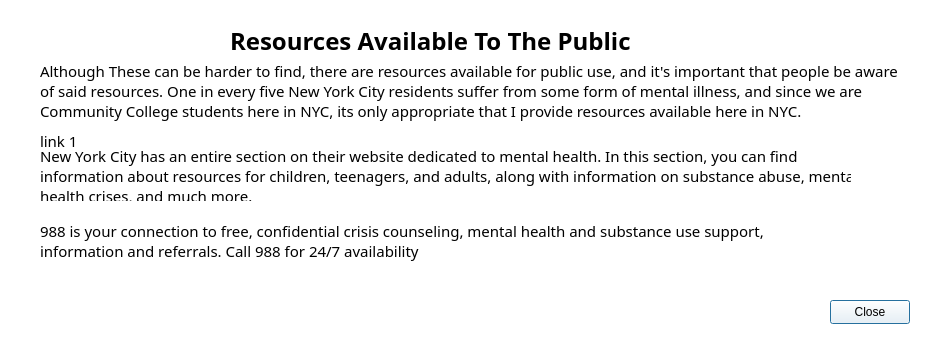
<?xml version="1.0" encoding="UTF-8"?>
<ui version="4.0">
 <class>publicinfo</class>
 <widget class="QDialog" name="publicinfo">
  <property name="geometry">
   <rect>
    <x>0</x>
    <y>0</y>
    <width>936</width>
    <height>349</height>
   </rect>
  </property>
  <property name="palette">
   <palette>
    <active>
     <colorrole role="WindowText">
      <brush brushstyle="SolidPattern">
       <color alpha="255">
        <red>0</red>
        <green>0</green>
        <blue>0</blue>
       </color>
      </brush>
     </colorrole>
     <colorrole role="Button">
      <brush brushstyle="SolidPattern">
       <color alpha="255">
        <red>255</red>
        <green>255</green>
        <blue>255</blue>
       </color>
      </brush>
     </colorrole>
     <colorrole role="Light">
      <brush brushstyle="SolidPattern">
       <color alpha="255">
        <red>255</red>
        <green>255</green>
        <blue>255</blue>
       </color>
      </brush>
     </colorrole>
     <colorrole role="Midlight">
      <brush brushstyle="SolidPattern">
       <color alpha="255">
        <red>255</red>
        <green>255</green>
        <blue>255</blue>
       </color>
      </brush>
     </colorrole>
     <colorrole role="Dark">
      <brush brushstyle="SolidPattern">
       <color alpha="255">
        <red>127</red>
        <green>127</green>
        <blue>127</blue>
       </color>
      </brush>
     </colorrole>
     <colorrole role="Mid">
      <brush brushstyle="SolidPattern">
       <color alpha="255">
        <red>170</red>
        <green>170</green>
        <blue>170</blue>
       </color>
      </brush>
     </colorrole>
     <colorrole role="Text">
      <brush brushstyle="SolidPattern">
       <color alpha="255">
        <red>0</red>
        <green>0</green>
        <blue>0</blue>
       </color>
      </brush>
     </colorrole>
     <colorrole role="BrightText">
      <brush brushstyle="SolidPattern">
       <color alpha="255">
        <red>255</red>
        <green>255</green>
        <blue>255</blue>
       </color>
      </brush>
     </colorrole>
     <colorrole role="ButtonText">
      <brush brushstyle="SolidPattern">
       <color alpha="255">
        <red>0</red>
        <green>0</green>
        <blue>0</blue>
       </color>
      </brush>
     </colorrole>
     <colorrole role="Base">
      <brush brushstyle="SolidPattern">
       <color alpha="255">
        <red>255</red>
        <green>255</green>
        <blue>255</blue>
       </color>
      </brush>
     </colorrole>
     <colorrole role="Window">
      <brush brushstyle="SolidPattern">
       <color alpha="255">
        <red>255</red>
        <green>255</green>
        <blue>255</blue>
       </color>
      </brush>
     </colorrole>
     <colorrole role="Shadow">
      <brush brushstyle="SolidPattern">
       <color alpha="255">
        <red>0</red>
        <green>0</green>
        <blue>0</blue>
       </color>
      </brush>
     </colorrole>
     <colorrole role="AlternateBase">
      <brush brushstyle="SolidPattern">
       <color alpha="255">
        <red>255</red>
        <green>255</green>
        <blue>255</blue>
       </color>
      </brush>
     </colorrole>
     <colorrole role="ToolTipBase">
      <brush brushstyle="SolidPattern">
       <color alpha="255">
        <red>255</red>
        <green>255</green>
        <blue>220</blue>
       </color>
      </brush>
     </colorrole>
     <colorrole role="ToolTipText">
      <brush brushstyle="SolidPattern">
       <color alpha="255">
        <red>0</red>
        <green>0</green>
        <blue>0</blue>
       </color>
      </brush>
     </colorrole>
     <colorrole role="PlaceholderText">
      <brush brushstyle="SolidPattern">
       <color alpha="127">
        <red>0</red>
        <green>0</green>
        <blue>0</blue>
       </color>
      </brush>
     </colorrole>
     <colorrole role="Accent">
      <brush brushstyle="SolidPattern">
       <color alpha="255">
        <red>255</red>
        <green>255</green>
        <blue>255</blue>
       </color>
      </brush>
     </colorrole>
    </active>
    <inactive>
     <colorrole role="WindowText">
      <brush brushstyle="SolidPattern">
       <color alpha="255">
        <red>0</red>
        <green>0</green>
        <blue>0</blue>
       </color>
      </brush>
     </colorrole>
     <colorrole role="Button">
      <brush brushstyle="SolidPattern">
       <color alpha="255">
        <red>255</red>
        <green>255</green>
        <blue>255</blue>
       </color>
      </brush>
     </colorrole>
     <colorrole role="Light">
      <brush brushstyle="SolidPattern">
       <color alpha="255">
        <red>255</red>
        <green>255</green>
        <blue>255</blue>
       </color>
      </brush>
     </colorrole>
     <colorrole role="Midlight">
      <brush brushstyle="SolidPattern">
       <color alpha="255">
        <red>255</red>
        <green>255</green>
        <blue>255</blue>
       </color>
      </brush>
     </colorrole>
     <colorrole role="Dark">
      <brush brushstyle="SolidPattern">
       <color alpha="255">
        <red>127</red>
        <green>127</green>
        <blue>127</blue>
       </color>
      </brush>
     </colorrole>
     <colorrole role="Mid">
      <brush brushstyle="SolidPattern">
       <color alpha="255">
        <red>170</red>
        <green>170</green>
        <blue>170</blue>
       </color>
      </brush>
     </colorrole>
     <colorrole role="Text">
      <brush brushstyle="SolidPattern">
       <color alpha="255">
        <red>0</red>
        <green>0</green>
        <blue>0</blue>
       </color>
      </brush>
     </colorrole>
     <colorrole role="BrightText">
      <brush brushstyle="SolidPattern">
       <color alpha="255">
        <red>255</red>
        <green>255</green>
        <blue>255</blue>
       </color>
      </brush>
     </colorrole>
     <colorrole role="ButtonText">
      <brush brushstyle="SolidPattern">
       <color alpha="255">
        <red>0</red>
        <green>0</green>
        <blue>0</blue>
       </color>
      </brush>
     </colorrole>
     <colorrole role="Base">
      <brush brushstyle="SolidPattern">
       <color alpha="255">
        <red>255</red>
        <green>255</green>
        <blue>255</blue>
       </color>
      </brush>
     </colorrole>
     <colorrole role="Window">
      <brush brushstyle="SolidPattern">
       <color alpha="255">
        <red>255</red>
        <green>255</green>
        <blue>255</blue>
       </color>
      </brush>
     </colorrole>
     <colorrole role="Shadow">
      <brush brushstyle="SolidPattern">
       <color alpha="255">
        <red>0</red>
        <green>0</green>
        <blue>0</blue>
       </color>
      </brush>
     </colorrole>
     <colorrole role="AlternateBase">
      <brush brushstyle="SolidPattern">
       <color alpha="255">
        <red>255</red>
        <green>255</green>
        <blue>255</blue>
       </color>
      </brush>
     </colorrole>
     <colorrole role="ToolTipBase">
      <brush brushstyle="SolidPattern">
       <color alpha="255">
        <red>255</red>
        <green>255</green>
        <blue>220</blue>
       </color>
      </brush>
     </colorrole>
     <colorrole role="ToolTipText">
      <brush brushstyle="SolidPattern">
       <color alpha="255">
        <red>0</red>
        <green>0</green>
        <blue>0</blue>
       </color>
      </brush>
     </colorrole>
     <colorrole role="PlaceholderText">
      <brush brushstyle="SolidPattern">
       <color alpha="127">
        <red>0</red>
        <green>0</green>
        <blue>0</blue>
       </color>
      </brush>
     </colorrole>
     <colorrole role="Accent">
      <brush brushstyle="SolidPattern">
       <color alpha="255">
        <red>255</red>
        <green>255</green>
        <blue>255</blue>
       </color>
      </brush>
     </colorrole>
    </inactive>
    <disabled>
     <colorrole role="WindowText">
      <brush brushstyle="SolidPattern">
       <color alpha="255">
        <red>127</red>
        <green>127</green>
        <blue>127</blue>
       </color>
      </brush>
     </colorrole>
     <colorrole role="Button">
      <brush brushstyle="SolidPattern">
       <color alpha="255">
        <red>255</red>
        <green>255</green>
        <blue>255</blue>
       </color>
      </brush>
     </colorrole>
     <colorrole role="Light">
      <brush brushstyle="SolidPattern">
       <color alpha="255">
        <red>255</red>
        <green>255</green>
        <blue>255</blue>
       </color>
      </brush>
     </colorrole>
     <colorrole role="Midlight">
      <brush brushstyle="SolidPattern">
       <color alpha="255">
        <red>255</red>
        <green>255</green>
        <blue>255</blue>
       </color>
      </brush>
     </colorrole>
     <colorrole role="Dark">
      <brush brushstyle="SolidPattern">
       <color alpha="255">
        <red>127</red>
        <green>127</green>
        <blue>127</blue>
       </color>
      </brush>
     </colorrole>
     <colorrole role="Mid">
      <brush brushstyle="SolidPattern">
       <color alpha="255">
        <red>170</red>
        <green>170</green>
        <blue>170</blue>
       </color>
      </brush>
     </colorrole>
     <colorrole role="Text">
      <brush brushstyle="SolidPattern">
       <color alpha="255">
        <red>127</red>
        <green>127</green>
        <blue>127</blue>
       </color>
      </brush>
     </colorrole>
     <colorrole role="BrightText">
      <brush brushstyle="SolidPattern">
       <color alpha="255">
        <red>255</red>
        <green>255</green>
        <blue>255</blue>
       </color>
      </brush>
     </colorrole>
     <colorrole role="ButtonText">
      <brush brushstyle="SolidPattern">
       <color alpha="255">
        <red>127</red>
        <green>127</green>
        <blue>127</blue>
       </color>
      </brush>
     </colorrole>
     <colorrole role="Base">
      <brush brushstyle="SolidPattern">
       <color alpha="255">
        <red>255</red>
        <green>255</green>
        <blue>255</blue>
       </color>
      </brush>
     </colorrole>
     <colorrole role="Window">
      <brush brushstyle="SolidPattern">
       <color alpha="255">
        <red>255</red>
        <green>255</green>
        <blue>255</blue>
       </color>
      </brush>
     </colorrole>
     <colorrole role="Shadow">
      <brush brushstyle="SolidPattern">
       <color alpha="255">
        <red>0</red>
        <green>0</green>
        <blue>0</blue>
       </color>
      </brush>
     </colorrole>
     <colorrole role="AlternateBase">
      <brush brushstyle="SolidPattern">
       <color alpha="255">
        <red>255</red>
        <green>255</green>
        <blue>255</blue>
       </color>
      </brush>
     </colorrole>
     <colorrole role="ToolTipBase">
      <brush brushstyle="SolidPattern">
       <color alpha="255">
        <red>255</red>
        <green>255</green>
        <blue>220</blue>
       </color>
      </brush>
     </colorrole>
     <colorrole role="ToolTipText">
      <brush brushstyle="SolidPattern">
       <color alpha="255">
        <red>0</red>
        <green>0</green>
        <blue>0</blue>
       </color>
      </brush>
     </colorrole>
     <colorrole role="PlaceholderText">
      <brush brushstyle="SolidPattern">
       <color alpha="127">
        <red>127</red>
        <green>127</green>
        <blue>127</blue>
       </color>
      </brush>
     </colorrole>
     <colorrole role="Accent">
      <brush brushstyle="SolidPattern">
       <color alpha="255">
        <red>255</red>
        <green>255</green>
        <blue>255</blue>
       </color>
      </brush>
     </colorrole>
    </disabled>
   </palette>
  </property>
  <property name="windowTitle">
   <string>Dialog</string>
  </property>
  <widget class="QPushButton" name="pushButton">
   <property name="geometry">
    <rect>
     <x>830</x>
     <y>300</y>
     <width>80</width>
     <height>24</height>
    </rect>
   </property>
   <property name="text">
    <string>Close</string>
   </property>
  </widget>
  <widget class="QLabel" name="label_2">
   <property name="geometry">
    <rect>
     <x>40</x>
     <y>60</y>
     <width>881</width>
     <height>61</height>
    </rect>
   </property>
   <property name="font">
    <font>
     <family>Rockwell</family>
     <pointsize>11</pointsize>
    </font>
   </property>
   <property name="text">
    <string>Although These can be harder to find, there are resources available for public use, and it's important that people be aware
of said resources. One in every five New York City residents suffer from some form of mental illness, and since we are 
Community College students here in NYC, its only appropriate that I provide resources available here in NYC.</string>
   </property>
  </widget>
  <widget class="QLabel" name="label_1">
   <property name="geometry">
    <rect>
     <x>230</x>
     <y>20</y>
     <width>411</width>
     <height>41</height>
    </rect>
   </property>
   <property name="font">
    <font>
     <family>Rockwell</family>
     <pointsize>18</pointsize>
     <bold>true</bold>
    </font>
   </property>
   <property name="text">
    <string>Resources Available To The Public</string>
   </property>
  </widget>
  <widget class="QLabel" name="label_3">
   <property name="geometry">
    <rect>
     <x>40</x>
     <y>150</y>
     <width>811</width>
     <height>51</height>
    </rect>
   </property>
   <property name="font">
    <font>
     <family>Rockwell</family>
     <pointsize>11</pointsize>
    </font>
   </property>
   <property name="text">
    <string>New York City has an entire section on their website dedicated to mental health. In this section, you can find
information about resources for children, teenagers, and adults, along with information on substance abuse, mental
health crises, and much more.</string>
   </property>
  </widget>
  <widget class="QLabel" name="label_nyc">
   <property name="geometry">
    <rect>
     <x>40</x>
     <y>130</y>
     <width>411</width>
     <height>21</height>
    </rect>
   </property>
   <property name="font">
    <font>
     <family>Rockwell</family>
     <pointsize>11</pointsize>
    </font>
   </property>
   <property name="text">
    <string>link 1</string>
   </property>
  </widget>
  <widget class="QLabel" name="label_4">
   <property name="geometry">
    <rect>
     <x>40</x>
     <y>220</y>
     <width>801</width>
     <height>41</height>
    </rect>
   </property>
   <property name="font">
    <font>
     <family>Rockwell</family>
     <pointsize>11</pointsize>
    </font>
   </property>
   <property name="text">
    <string>988 is your connection to free, confidential crisis counseling, mental health and substance use support,
information and referrals. Call 988 for 24/7 availability</string>
   </property>
  </widget>
 </widget>
 <resources/>
 <connections/>
</ui>
